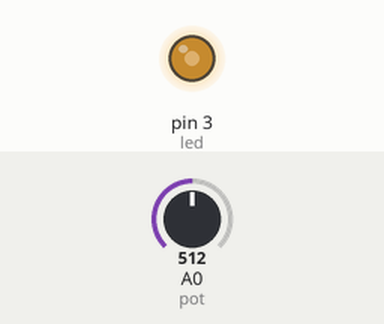
Bench run of a sketch on a simulated Arduino Uno, built with avr-gcc and run on an emulated ATmega328P. Parts: output pins drawn as LEDs (lit = HIGH). The test bench sets the inputs (shaded band); at power-on: A0 (pot) = 512.

Above: at 1.2 s.
1.3 s: A0 (pot) set to 716
At 1.8 s:
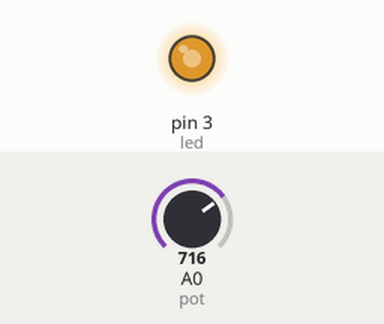
2.8 s: A0 (pot) set to 900
At 3.3 s:
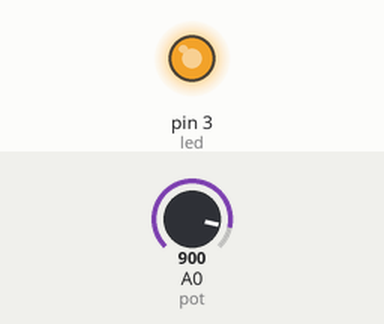
4.3 s: A0 (pot) set to 122
At 4.6 s:
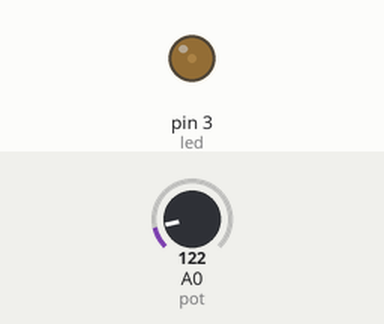
5.8 s: A0 (pot) set to 0
At 7.2 s:
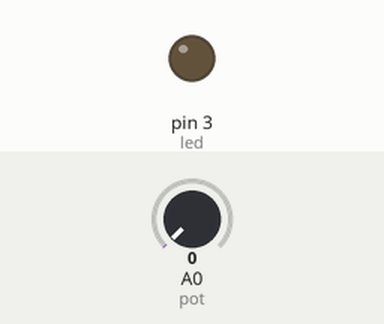
Timing chart, 0 to 8.3 s (numbered marks = the images above; inputs shaded):
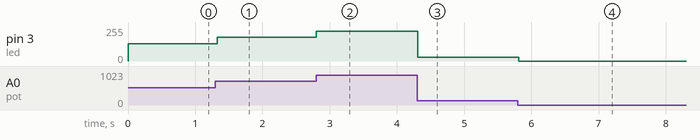

Measured:
- after the input at 1.3 s, pin 3 (led): 128/255 → 179/255 at once
- after the input at 2.8 s, pin 3 (led): 179/255 → 225/255 at once
- after the input at 4.3 s, pin 3 (led): 225/255 → 30/255 at once
- after the input at 5.8 s, pin 3 (led): 30/255 → 0/255 at once

The sketch:

0_10V.ino
```cpp
const int led = 3;
const int pot = 0;
int deger = 0;

void setup() {
  // put your setup code here, to run once:
  pinMode(led, OUTPUT);
}

void loop() {
  // put your main code here, to run repeatedly:
  deger = analogRead(pot)/4;
  analogWrite(led, deger);
  delay(30);

}
```
